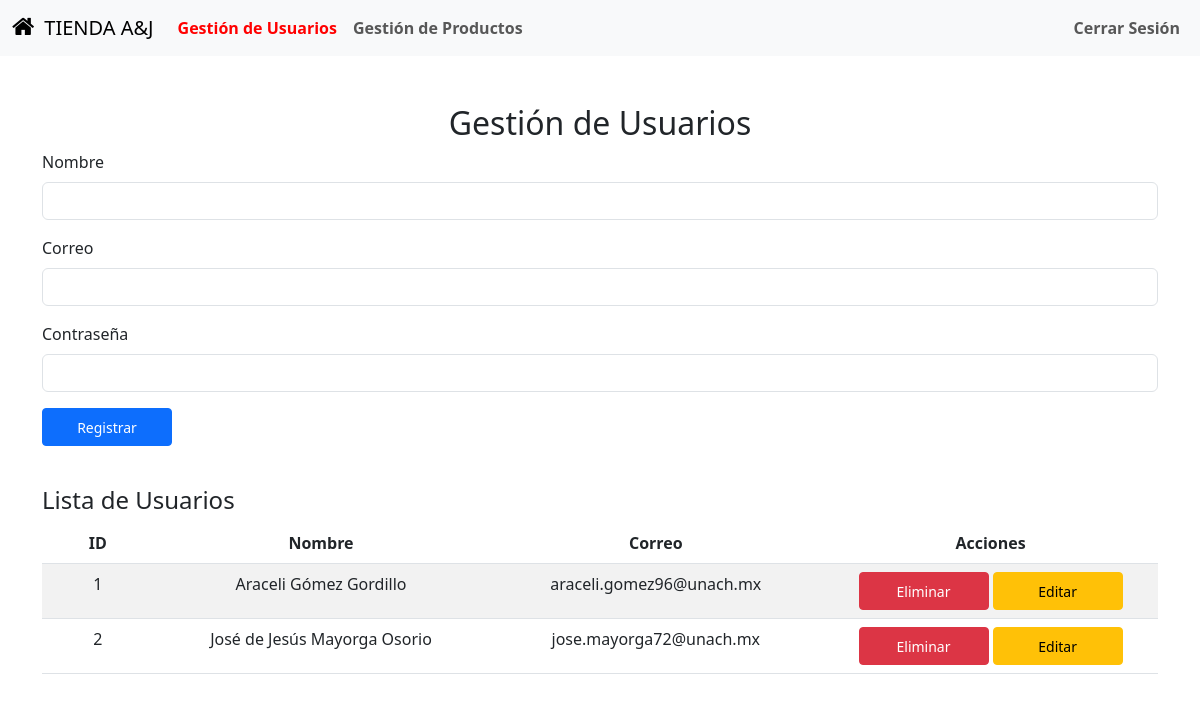
The app's page /modulos/usuarios.php with its own data.
### tables this page shows
CREATE TABLE IF NOT EXISTS `usuarios` (
  `id` int NOT NULL AUTO_INCREMENT,
  `nombre` varchar(100) NOT NULL,
  `correo` varchar(100) NOT NULL,
  `contrasena` varchar(255) NOT NULL,
  `fecha_registro` timestamp NULL DEFAULT CURRENT_TIMESTAMP,
  PRIMARY KEY (`id`),
  UNIQUE KEY `correo` (`correo`)
);

### modulos/usuarios.php (the view, shortened to what this page needs)
<?php
include '../db.php';
$sql = "SELECT * FROM usuarios";
$stmt = $conn->prepare($sql);
$stmt->execute();
$usuarios = $stmt->fetchAll();
?>
<!DOCTYPE html>
<html lang="en">
<head>
    <link href="https://cdn.jsdelivr.net/npm/bootstrap@5.3.0-alpha1/dist/css/bootstrap.min.css" rel="stylesheet">
</head>
<body>
 <link rel="stylesheet" href="https://cdnjs.cloudflare.com/ajax/libs/font-awesome/4.7.0/css/font-awesome.min.css">
<nav class="navbar navbar-expand-lg navbar-light bg-light">
    <div class="container-fluid">
        <a class="navbar-brand" href="../admin.php"><i class="fa fa-home" style="font-size:24px; margin-right:10px;"></i>TIENDA A&J
        </a>
        <div class="collapse navbar-collapse" id="navbarNav">
            <ul class="navbar-nav me-auto">
                <li class="nav-item">
                    <a class="nav-link"  style="color:red; font-weight:600;" href="usuarios.php">Gestión de Usuarios</a>
                </li>
                <li class="nav-item">
                    <a class="nav-link" href="productos.php">Gestión de Productos</a>
                </li>
            </ul>
            <ul class="navbar-nav">
                <li class="nav-item">
                    <a class="nav-link" href="../logout.php">Cerrar Sesión</a>
                </li>
            </ul>
        </div>
    </div>
</nav>
    <div class="container mt-5">
    <h2 class="text-center">Gestión de Usuarios</h2>
        <form method="POST" class="mb-3">
            <div class="mb-3">
                <label for="nombre" class="form-label">Nombre</label>
                <input type="text" class="form-control" id="nombre" name="nombre" required>
            </div>
            <div class="mb-3">
                <label for="correo" class="form-label">Correo</label>
                <input type="email" class="form-control" id="correo" name="correo" required>
            </div>
            <div class="mb-3">
                <label for="contrasena" class="form-label">Contraseña</label>
                <input type="password" class="form-control" id="contrasena" name="contrasena" required>
            </div>
            <button type="submit" name="agregar" class="btn btn-primary btn-sm">Registrar </button>
        </form>
        <br>
        <h4>Lista de Usuarios</h4>
        <table class="table table-striped">
            <thead>
                <tr>
                    <th width="10%">ID</th>
                    <th width="30%">Nombre</th>
                    <th width="30%">Correo</th>
                    <th width="30%">Acciones</th>
                </tr>
            </thead>
            <tbody>
                <?php foreach ($usuarios as $usuario): ?>
                    <tr>
                        <td><?= $usuario['id']; ?></td>
                        <td><?= $usuario['nombre']; ?></td>
                        <td><?= $usuario['correo']; ?></td>
                        <td>
                            <form method="POST" style="display:inline;">
                                <button type="submit" name="eliminar" class="btn btn-danger btn-sm">Eliminar</button>
                            </form>
                            <button type="button" class="btn btn-warning btn-sm" data-bs-toggle="modal" data-bs-target="#editModal<?= $usuario['id']; ?>">
                                Editar
                            </button>
                        </td>
                    </tr>
                <?php endforeach; ?>
            </tbody>
        </table>
        <br><br>
    </div>
</body>
</html>

### modulos/usuarios.php (style rules this page uses)
a.nav-link { font-weight:600; }
button { width: 130px; height:38px; }
table thead tr th { text-align:center; }
table tbody td { text-align:center; }

### records on screen
usuarios: id "1", nombre "Araceli Gómez Gordillo", correo "araceli.gomez96@unach.mx"
usuarios: id "2", nombre "José de Jesús Mayorga Osorio", correo "jose.mayorga72@unach.mx"
